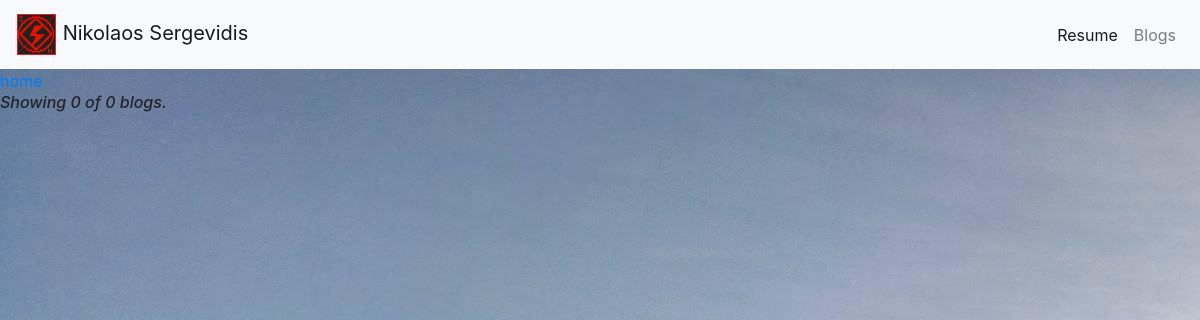
Page /blog/ on the earlier database version.
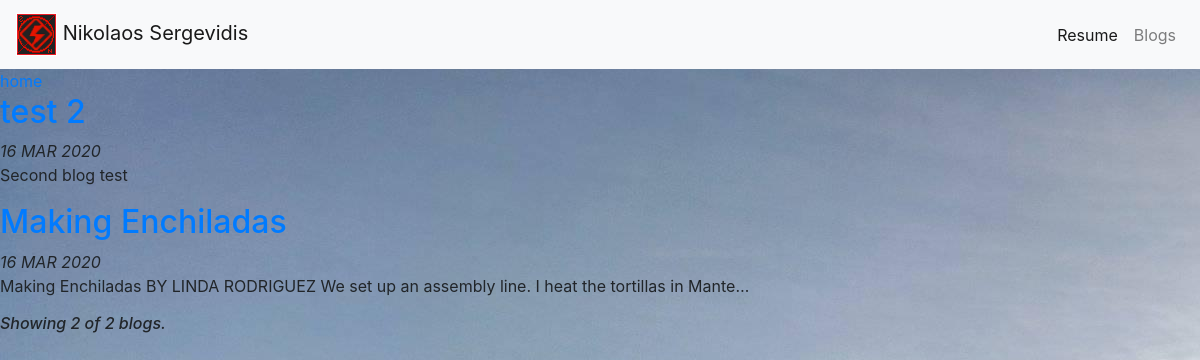
Same page on the later database version.
### blog/models.py (models this page shows, shortened)
class Blog(models.Model):
    title = models.CharField(max_length=100)
    date = models.DateField()
    description = models.TextField()
    URL = models.URLField(blank=True)

### blog/views.py (the view)
# urls.py: path('', views.all_blogs, name = "all_blogs"),
def all_blogs(request):
    blog_count = Blog.objects.all()
    blogs = Blog.objects.order_by('-date')[:5]
    return render(request,'blog/all_blogs.html',{'blogs':blogs,'blog_count':blog_count})

### blog/templates/blog/all_blogs.html (shortened to what this page needs)
{% extends 'portofolio/base.html' %}
{% block content %}
    <a href="{% url 'home' %}">home</a>
    {% for blog in blogs %}
      <a href="{% url 'blog:detail' blog.id %}"> <h2>{{ blog.title }}</h2> </a>
      <i> {{ blog.date|date:'d M Y'|upper }} </i>
      <p> {{ blog.description|striptags|truncatechars:100  }}</p>
    {% endfor %}
    <h6> <i> Showing {{ blogs.count }} of {{ blog_count.count }} blog{{ blogs.count|pluralize }}. </i> </h6>
{% endblock %}

Differences in the rows shown:
added Blog: title "test 2", date "16 MAR 2020", description "Second blog test"
added Blog: title "Making Enchiladas", date "16 MAR 2020", description "Making Enchiladas BY LINDA RODRIGUEZ We set up an assembly line. I heat the tortillas in Mante…"
Other differences:
{{ blogs.count }}: "0" → "2"
{{ blog_count.count }}: "0" → "2"
